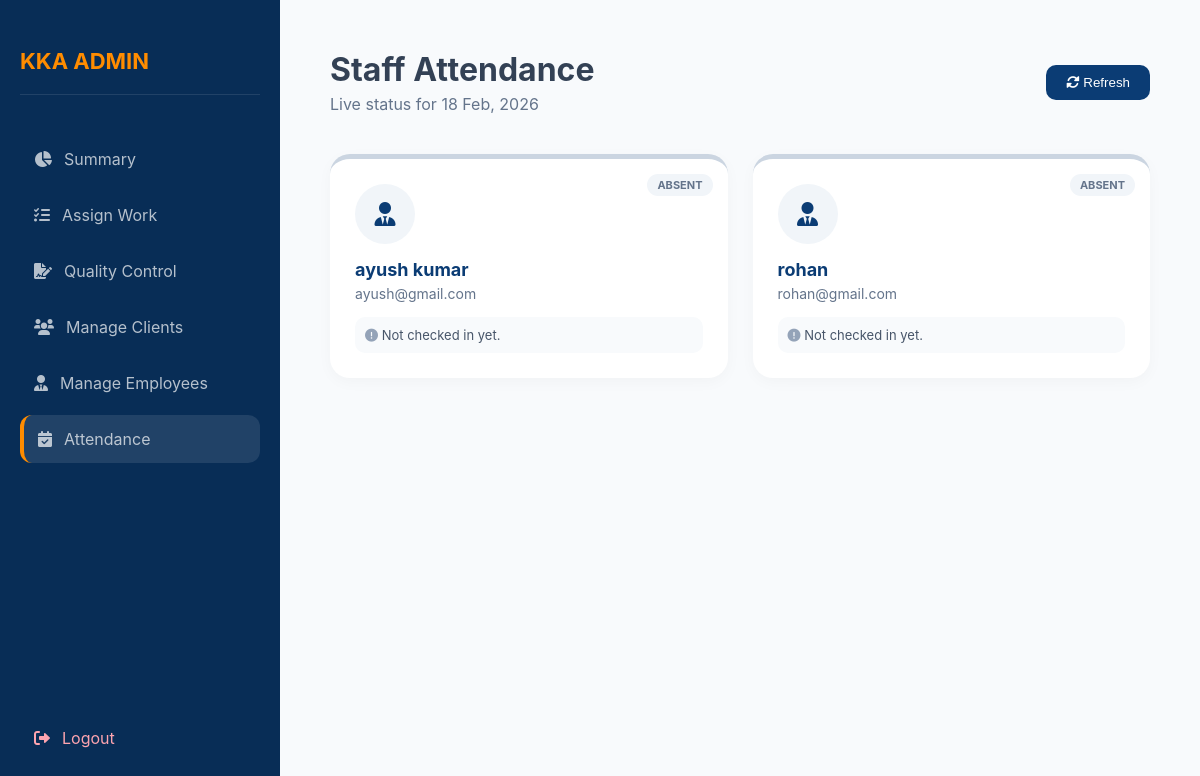
/office/attendance.php (signed in), run on the app's committed database.
### tables this page shows
CREATE TABLE `users` (
  `id` int(11) NOT NULL,
  `name` varchar(100) DEFAULT NULL,
  `identifier` varchar(100) DEFAULT NULL,
  `password` varchar(255) DEFAULT NULL,
  `role` enum('admin','office','client') DEFAULT NULL,
  `reset_requested` tinyint(1) DEFAULT 0
);

### office/attendance.php (the view, shortened to what this page needs)
<?php
include('../db.php');
$today = date('Y-m-d');
?>
<!DOCTYPE html>
<html lang="en">
<head>
    <link rel="stylesheet" href="https://cdnjs.cloudflare.com/ajax/libs/font-awesome/6.0.0/css/all.min.css">
</head>
<body>
    <div class="sidebar">
        <h2>KKA ADMIN</h2>
        <a href="admin-dashboard.php"><i class="fas fa-chart-pie"></i> Summary</a>
        <a href="assign-work.php"><i class="fas fa-tasks"></i> Assign Work</a>
        <a href="admin-review.php" ><i class="fas fa-file-signature"></i> Quality Control</a>
        <a href="manage-clients.php"><i class="fas fa-users"></i> Manage Clients</a>
        <a href="manage-employees.php"><i class="fas fa-user-tie"></i> Manage Employees</a>
        <a href="attendance.php" class="active"><i class="fas fa-calendar-check"></i> Attendance</a>
        <a href="../logout.php" style="margin-top:auto; color:#fda4af;"><i class="fas fa-sign-out-alt"></i> Logout</a>
    </div>
    <div class="main">
        <header style="display: flex; justify-content: space-between; align-items: center; margin-bottom: 40px;">
            <div>
                <h1 style="margin:0;">Staff Attendance</h1>
                <p style="color: #64748b; margin: 5px 0 0 0;">Live status for <?php echo date('d M, Y'); ?></p>
            </div>
            <button onclick="window.location.reload();" style="background: var(--navy); color: white; border:none; padding: 10px 20px; border-radius: 10px; cursor: pointer;">
                <i class="fas fa-sync-alt"></i> Refresh
            </button>
        </header>
        <div class="attendance-grid">
            <?php
            $res = $conn->query("SELECT * FROM users WHERE role='office' ORDER BY name ASC");
            while($staff = $res->fetch_assoc()) {
                $email = $staff['identifier'];
                $check = $conn->query("SELECT login_time FROM attendance WHERE email='$email' AND log_date='$today' LIMIT 1");
                $is_online = ($check->num_rows > 0);
                $att_data = $check->fetch_assoc();
                ?>
                <div class="staff-card <?php echo $is_online ? 'online' : ''; ?>">
                    <?php if($is_online): ?>
                        <span class="status-badge badge-online">PRESENT</span>
                    <?php else: ?>
                        <span class="status-badge badge-offline">ABSENT</span>
                    <?php endif; ?>
                    <div class="avatar">
                        <i class="fas fa-user-tie"></i>
                    </div>
                    <h3 class="staff-name"><?php echo $staff['name']; ?></h3>
                    <p class="staff-email"><?php echo $email; ?></p>
                    <div class="log-box">
                        <?php if($is_online): ?>
                            <i class="far fa-clock" style="color: #22c55e;"></i>
                            In: <strong><?php echo date('h:i A', strtotime($att_data['login_time'])); ?></strong>
                        <?php else: ?>
                            <i class="fas fa-exclamation-circle" style="color: #94a3b8;"></i>
                            Not checked in yet.
                        <?php endif; ?>
                    </div>
                </div>
                <?php
            }
            ?>
        </div>
    </div>
</body>
</html>

### office/attendance.php (style rules this page uses)
:root { --navy: #0b3c74; --orange: #ff8c00; --sidebar: #082d56; --bg: #f8fafc; }
body { display:flex; margin:0; background:var(--bg); font-family: 'Inter', sans-serif; color: #334155; }
.sidebar { width:280px; background:var(--sidebar); color:white; height:100vh; position:fixed; padding:30px 20px; box-sizing: border-box; display:flex; flex-direction:column; }
.sidebar h2 { font-size: 22px; color: var(--orange); margin-bottom: 40px; border-bottom: 1px solid rgba(255,255,255,0.1); padding-bottom: 20px; }
.sidebar a { color:rgba(255,255,255,0.7); text-decoration:none; display:flex; align-items:center; gap:12px; padding:14px; margin-bottom:8px; border-radius:12px; transition: 0.3s; }
.sidebar a:hover, .active { background:rgba(255,255,255,0.1); color:white; border-left: 4px solid var(--orange); }
.main { margin-left:280px; padding:50px; width:calc(100% - 280px); }
.attendance-grid { display: grid; grid-template-columns: repeat(auto-fill, minmax(280px, 1fr)); gap: 25px; }
.staff-card { background: white; padding: 25px; border-radius: 20px; box-shadow: 0 4px 15px rgba(0,0,0,0.03); border-top: 5px solid #cbd5e1; position: relative; }
.status-badge { position: absolute; top: 15px; right: 15px; padding: 4px 10px; border-radius: 20px; font-size: 11px; font-weight: bold; text-transform: uppercase; }
.badge-offline { background: #f1f5f9; color: #64748b; }
.avatar { width: 60px; height: 60px; background: #f1f5f9; border-radius: 50%; display: flex; align-items:center; justify-content: center; font-size: 24px; color: var(--navy); margin-bottom: 15px; }
.staff-name { font-size: 18px; font-weight: 700; color: var(--navy); margin: 0; }
.staff-email { font-size: 14px; color: #64748b; margin: 5px 0 15px 0; }
.log-box { background: #f8fafc; padding: 10px; border-radius: 10px; font-size: 13px; color: #475569; }

### data on the page
users: reset_requested "ABSENT", name "ayush kumar", identifier "ayush@gmail.com"
users: name "rohan", identifier "rohan@gmail.com"
